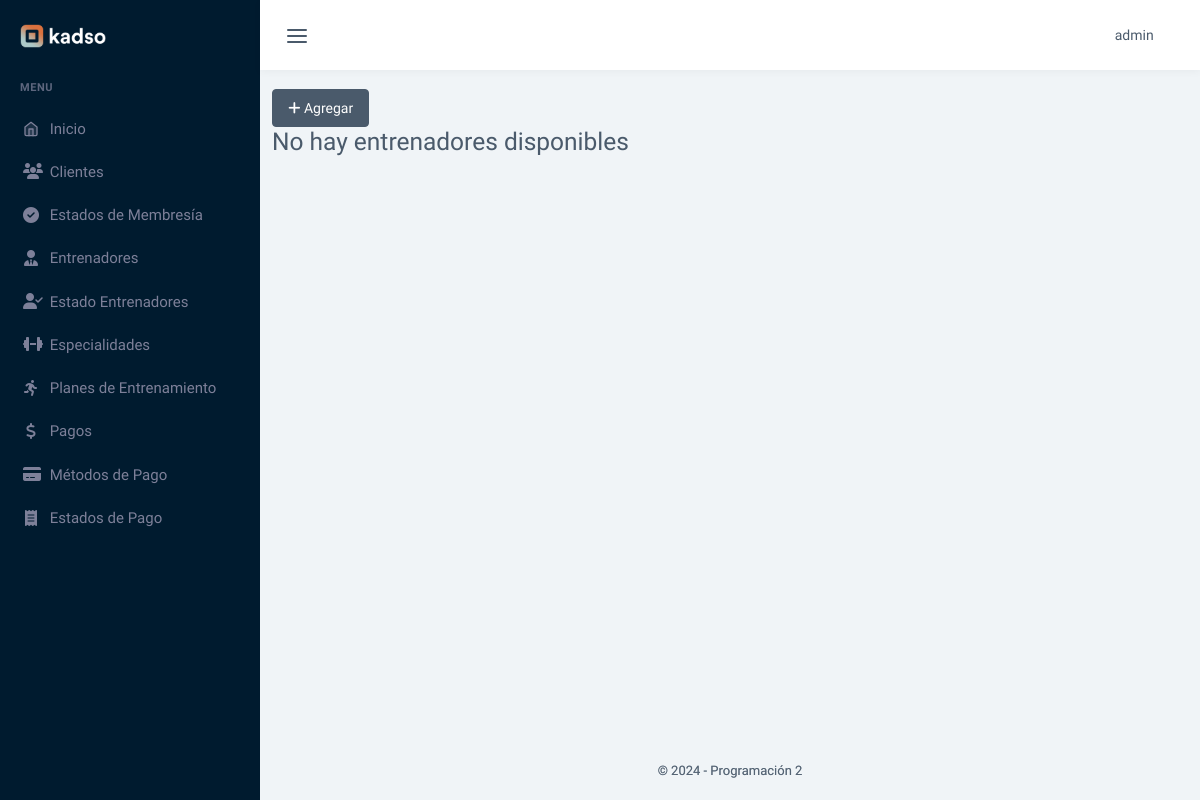
The page /entrenadores (signed in) on the database as committed earlier.
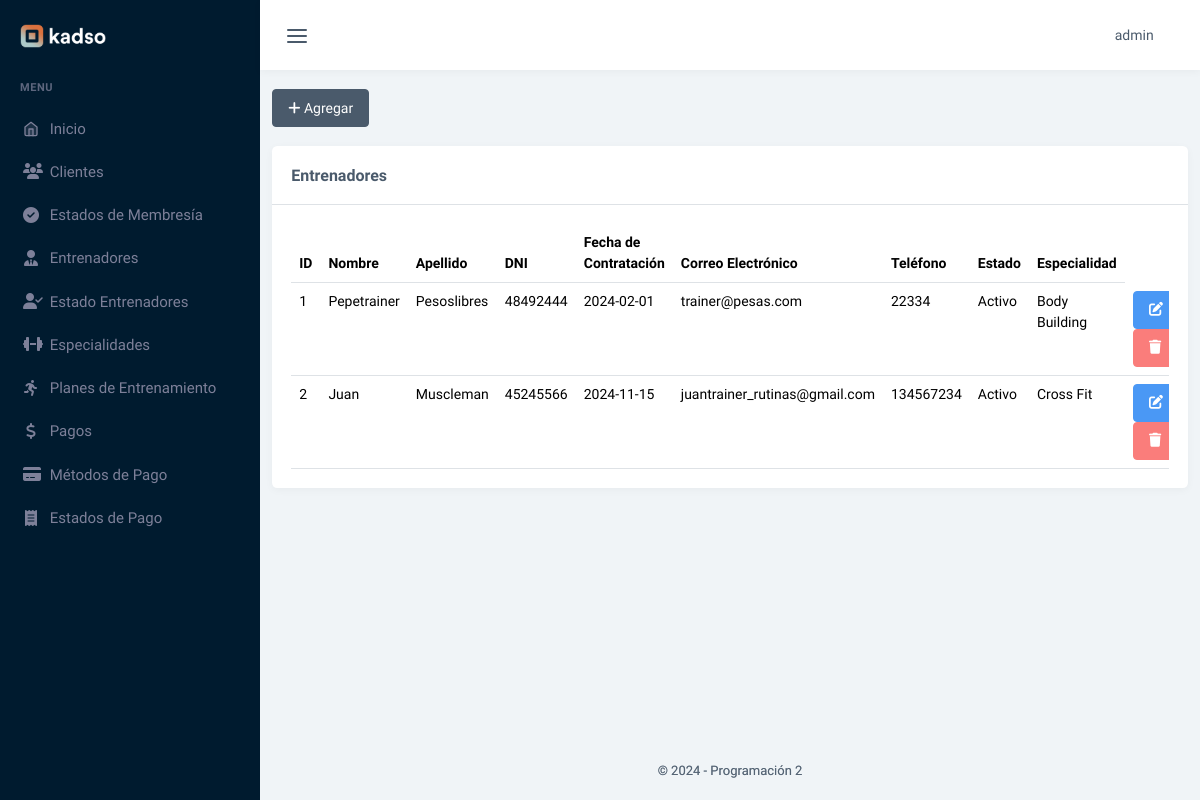
The same page on the database as committed later.
### tables this page shows
CREATE TABLE `entrenadores` (
  `id_entrenador` int(11) NOT NULL,
  `nombre_entrenador` varchar(50) NOT NULL,
  `apellido_entrenador` varchar(50) NOT NULL,
  `dni_entrenador` int(9) NOT NULL,
  `fechaContr_entrenador` date NOT NULL,
  `email_entrenador` varchar(50) NOT NULL,
  `telefono_entrenador` int(11) NOT NULL,
  `id_estado_ent` int(11) DEFAULT NULL,
  `id_especialidad` int(11) DEFAULT NULL
);

CREATE TABLE `estados_entrenadores` (
  `id_estado_ent` int(11) NOT NULL,
  `estado_ent` varchar(20) NOT NULL,
  `desc_estado_ent` tinytext NOT NULL
);

CREATE TABLE `especialidades` (
  `id_especialidad` int(11) NOT NULL,
  `nombre_especialidad` varchar(50) NOT NULL,
  `descrip_especialidad` text NOT NULL
);

### controladores/plantilla.controlador.php (called while the page is built, shortened)
<?php
class PlantillaControlador{
    public function verPlantilla(){
        include 'vistas/plantilla.php';
    }
}

### index.php (called while the page is built, shortened)
<?php
require 'controladores/plantilla.controlador.php';
require 'controladores/usuarios.controlador.php';
require 'modelos/plan.modelo.php';
require 'controladores/entrenadores.controlador.php';
require 'modelos/entrenadores.modelo.php';
$plantilla = new PlantillaControlador();
$plantilla -> verPlantilla();

### controladores/entrenadores.controlador.php (called while the page is built, shortened)
<?php
class ControladorEntrenadores
{
    static public function ctrMostrarEntrenadores($item, $valor)
    {
        $tabla = "entrenadores";
        $respuesta = ModeloEntrenadores::mdlMostrarEntrenadores($tabla, $item, $valor);
        return $respuesta;
    }
}
?>

### modelos/conexion.php (called while the page is built, shortened)
<?php
class Conexion
{
    static public function conectar()
    {
        try {
            $link = new PDO(
                "mysql:host=" . self::HOST . ";dbname=" . self::DBNAME,
                self::USER,
                self::PASSWORD
            );
            $link->exec("set names utf8");
            return $link;
        } catch (PDOException $e) {
            die("Error en la conexión a la base de datos: " . $e->getMessage());
        }
    }
}

### modelos/entrenadores.modelo.php (called while the page is built, shortened)
<?php
require_once 'conexion.php';
class ModeloEntrenadores
{
    static public function mdlMostrarEntrenadores($tabla, $item, $valor)
    {
        if ($item != null) {
            try {
                $stmt = Conexion::conectar()->prepare("SELECT * FROM $tabla WHERE $item = :$item");
                $stmt->bindParam(":" . $item, $valor, PDO::PARAM_INT);
                $stmt->execute();
                return $stmt->fetch(PDO::FETCH_ASSOC);
            } catch (Exception $e) {
                return [];
            }
        } else {
            try {
                $stmt = Conexion::conectar()->prepare(
                    "SELECT e.id_entrenador, e.nombre_entrenador, e.apellido_entrenador, e.dni_entrenador, e.fechaContr_entrenador,
                            e.email_entrenador, e.telefono_entrenador,
                            es.estado_ent AS estado_ent,
                            es.desc_estado_ent AS desc_estado_ent,
                            sp.nombre_especialidad
                     FROM entrenadores AS e
                     INNER JOIN estados_entrenadores AS es ON es.id_estado_ent = e.id_estado_ent
                     INNER JOIN especialidades AS sp ON sp.id_especialidad = e.id_especialidad"
                );
                $stmt->execute();
                return $stmt->fetchAll(PDO::FETCH_ASSOC);
            } catch (Exception $e) {
                return [];
            }
        }
    }
}
?>

### vistas/modulos/entrenadores.php (the view, shortened to what the changed rows need)
<?php
$entrenadores = ControladorEntrenadores::ctrMostrarEntrenadores(null, null);
?>
<div class="col-xl-12 mt-3">
    <a class="btn btn-dark" href="agregarEntrenador"><i class="fas fa-plus"></i> Agregar</a>
    <?php
    if (count($entrenadores) > 0) {
    ?>
        <div class="card mt-3">
            <div class="card-header">
                <h1 class="card-title mb-0">Entrenadores</h1>
            </div>
            <div class="card-body">
                <div class="table-responsive">
                    <table class="table table-hover mb-0">
                        <thead>
                            <tr>
                                <th scope="col">ID</th>
                                <th scope="col">Nombre</th>
                                <th scope="col">Apellido</th>
                                <th scope="col">DNI</th>
                                <th scope="col">Fecha de Contratación</th>
                                <th scope="col">Correo Electrónico</th>
                                <th scope="col">Teléfono</th>
                                <th scope="col">Estado</th>
                                <th scope="col">Especialidad</th>
                            </tr>
                        </thead>
                        <tbody>
                            <?php foreach ($entrenadores as $key => $value) { ?>
                                <tr>
                                    <td><?php echo $key + 1; ?></td>
                                    <td><?php echo $value["nombre_entrenador"]; ?></td>
                                    <td><?php echo $value["apellido_entrenador"]; ?></td>
                                    <td><?php echo $value["dni_entrenador"]; ?></td>
                                    <td><?php echo $value["fechaContr_entrenador"]; ?></td>
                                    <td><?php echo $value["email_entrenador"]; ?></td>
                                    <td><?php echo $value["telefono_entrenador"]; ?></td>
                                    <td><?php echo $value["estado_ent"]; ?></td>
                                    <td><?php echo $value["nombre_especialidad"]; ?></td>
                                    <td>
                                        <a href="editarEntrenador/<?php echo $value["id_entrenador"]; ?>" class="btn btn-primary"><i class="fas fa-edit"></i></a>
                                        <button type="button" class="btn btn-danger btnEliminarEntrenador" id_entrenador_eliminar=<?php echo $value["id_entrenador"]; ?>><i class="fas fa-trash"></i></button>
                                    </td>
                                </tr>
                            <?php } ?>
                        </tbody>
                    </table>
                </div>
            </div>
        </div>
    <?php
    } else {
    ?>
        <h3>No hay entrenadores disponibles</h3>
    <?php
    }
    ?>
</div>

Rows that differ between the two databases and show on the page:
now on this page (row edited): entrenadores: nombre_entrenador "Pepetrainer", apellido_entrenador "Pesoslibres", dni_entrenador "48492444", fechaContr_entrenador "2024-02-01", email_entrenador "trainer@pesas.com", telefono_entrenador "22334", id_estado_ent.estado_ent "Activo", id_especialidad.nombre_especialidad "Body Building"
added entrenadores: nombre_entrenador "Juan", apellido_entrenador "Muscleman", dni_entrenador "45245566", fechaContr_entrenador "2024-11-15", email_entrenador "juantrainer_rutinas@gmail.com", telefono_entrenador "134567234", id_estado_ent.estado_ent "Activo", id_especialidad.nombre_especialidad "Cross Fit"
Other text that changed with them:
text no longer shown: "No hay entrenadores disponibles"
text now shown: "Entrenadores ID Nombre Apellido DNI Fecha de Contratación Correo Electrónico Teléfono Estado Especialidad"
